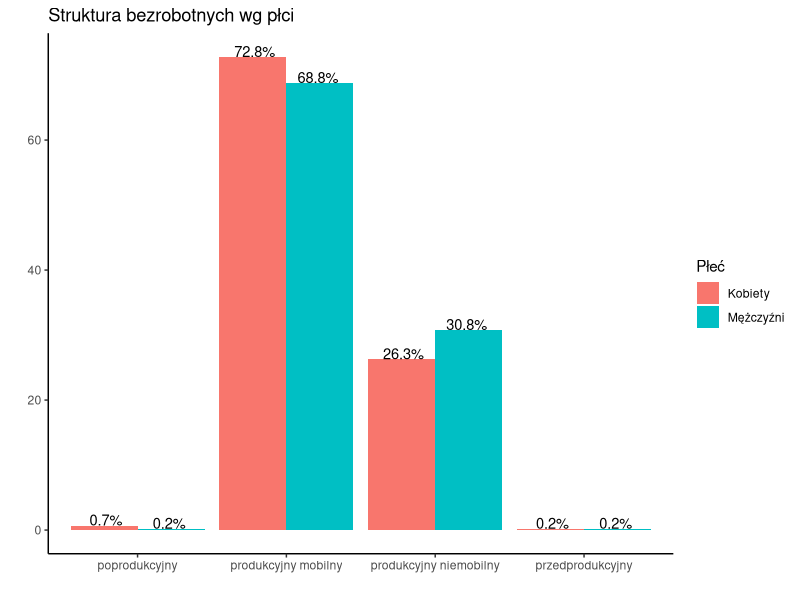

Write R code to recreate this figure.
## ---- chunk 1
knitr::opts_chunk$set(echo = TRUE)
## ---- chunk 2
library(ggplot2)

library(forecast)

produkcyjnosc<-c("produkcyjny mobilny","produkcyjny niemobilny","przedprodukcyjny", "poprodukcyjny","produkcyjny mobilny","produkcyjny niemobilny", "przedprodukcyjny","poprodukcyjny") 
wartosc<-c(68.8,30.8, 0.2,0.2, 72.8,26.3,0.2,0.7 )
Płeć<-c("Mężczyźni", "Mężczyźni","Mężczyźni","Mężczyźni","Kobiety","Kobiety","Kobiety","Kobiety")
dane<-data.frame(produkcyjnosc, wartosc, Płeć)


ggplot(dane,aes(x=produkcyjnosc, y= wartosc, fill = Płeć, label= paste0(wartosc,"%")))+   scale_x_discrete() +
  scale_y_continuous() +  
  geom_bar(stat='identity',position='dodge') +
  labs(title='Struktura bezrobotnych wg płci', x="", y="") + 
  theme_classic() +
  geom_text(position = position_dodge(width = 0.85), size = 3.7,vjust = 0)
